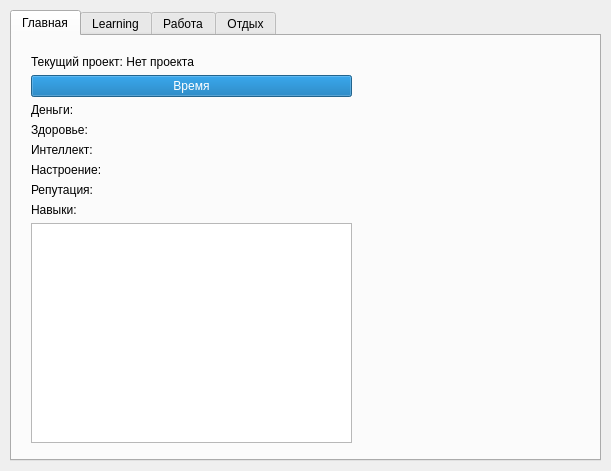
<?xml version="1.0" encoding="UTF-8"?>
<ui version="4.0">
 <class>MainWindow</class>
 <widget class="QMainWindow" name="MainWindow">
  <property name="geometry">
   <rect>
    <x>0</x>
    <y>0</y>
    <width>611</width>
    <height>471</height>
   </rect>
  </property>
  <property name="windowTitle">
   <string>Programmer 2020</string>
  </property>
  <widget class="QWidget" name="centralwidget">
   <widget class="QTabWidget" name="tabWidget">
    <property name="geometry">
     <rect>
      <x>10</x>
      <y>10</y>
      <width>591</width>
      <height>451</height>
     </rect>
    </property>
    <property name="currentIndex">
     <number>0</number>
    </property>
    <widget class="QWidget" name="tab_main">
     <attribute name="title">
      <string>Главная</string>
     </attribute>
     <widget class="QWidget" name="horizontalLayoutWidget">
      <property name="geometry">
       <rect>
        <x>19</x>
        <y>19</y>
        <width>551</width>
        <height>388</height>
       </rect>
      </property>
      <layout class="QHBoxLayout" name="horizontalLayout" stretch="3,0,2">
       <item>
        <layout class="QVBoxLayout" name="verticalLayout_4">
         <item>
          <widget class="QLabel" name="followProjectLabel">
           <property name="text">
            <string>Текущий проект: Нет проекта</string>
           </property>
          </widget>
         </item>
         <item>
          <widget class="QProgressBar" name="progressTime">
           <property name="maximum">
            <number>876000</number>
           </property>
           <property name="value">
            <number>219000</number>
           </property>
           <property name="textVisible">
            <bool>true</bool>
           </property>
           <property name="format">
            <string>Время</string>
           </property>
          </widget>
         </item>
         <item>
          <widget class="QLabel" name="labelMoney">
           <property name="text">
            <string>Деньги: </string>
           </property>
          </widget>
         </item>
         <item>
          <widget class="QLabel" name="labelHealth">
           <property name="text">
            <string>Здоровье:</string>
           </property>
          </widget>
         </item>
         <item>
          <widget class="QLabel" name="labelIntellect">
           <property name="text">
            <string>Интеллект:</string>
           </property>
          </widget>
         </item>
         <item>
          <widget class="QLabel" name="labelMood">
           <property name="text">
            <string>Настроение:</string>
           </property>
          </widget>
         </item>
         <item>
          <widget class="QLabel" name="labelReputation">
           <property name="text">
            <string>Репутация:</string>
           </property>
          </widget>
         </item>
         <item>
          <widget class="QLabel" name="label">
           <property name="text">
            <string>Навыки:</string>
           </property>
          </widget>
         </item>
         <item>
          <widget class="QListWidget" name="skillsList">
           <property name="enabled">
            <bool>true</bool>
           </property>
           <property name="sizePolicy">
            <sizepolicy hsizetype="MinimumExpanding" vsizetype="MinimumExpanding">
             <horstretch>0</horstretch>
             <verstretch>0</verstretch>
            </sizepolicy>
           </property>
          </widget>
         </item>
        </layout>
       </item>
       <item>
        <spacer name="horizontalSpacer">
         <property name="orientation">
          <enum>Qt::Horizontal</enum>
         </property>
         <property name="sizeHint" stdset="0">
          <size>
           <width>10</width>
           <height>20</height>
          </size>
         </property>
        </spacer>
       </item>
       <item>
        <layout class="QVBoxLayout" name="verticalLayout_3">
         <item>
          <widget class="QLabel" name="labelAvatar">
           <property name="sizePolicy">
            <sizepolicy hsizetype="Minimum" vsizetype="Minimum">
             <horstretch>0</horstretch>
             <verstretch>0</verstretch>
            </sizepolicy>
           </property>
           <property name="maximumSize">
            <size>
             <width>220</width>
             <height>330</height>
            </size>
           </property>
           <property name="autoFillBackground">
            <bool>false</bool>
           </property>
           <property name="text">
            <string/>
           </property>
           <property name="pixmap">
            <pixmap resource="resources.qrc">:/res/images/steve-halama.jpg</pixmap>
           </property>
           <property name="scaledContents">
            <bool>true</bool>
           </property>
           <property name="alignment">
            <set>Qt::AlignCenter</set>
           </property>
           <property name="wordWrap">
            <bool>false</bool>
           </property>
          </widget>
         </item>
         <item>
          <widget class="QLabel" name="labelName">
           <property name="text">
            <string/>
           </property>
           <property name="alignment">
            <set>Qt::AlignCenter</set>
           </property>
          </widget>
         </item>
        </layout>
       </item>
      </layout>
     </widget>
    </widget>
    <widget class="QWidget" name="tab_learning">
     <attribute name="title">
      <string>Learning</string>
     </attribute>
     <widget class="QWidget" name="verticalLayoutWidget_3">
      <property name="geometry">
       <rect>
        <x>19</x>
        <y>19</y>
        <width>551</width>
        <height>381</height>
       </rect>
      </property>
      <layout class="QVBoxLayout" name="verticalLayout_5">
       <item>
        <widget class="QPushButton" name="readBookButton">
         <property name="text">
          <string>Прочитать книгу</string>
         </property>
        </widget>
       </item>
       <item>
        <widget class="QPushButton" name="learnCourseButton">
         <property name="text">
          <string>Изучить онлайн курс</string>
         </property>
        </widget>
       </item>
       <item>
        <widget class="QPushButton" name="getAnswerButton">
         <property name="text">
          <string>Найти ответ на Stackoverflow</string>
         </property>
        </widget>
       </item>
      </layout>
     </widget>
    </widget>
    <widget class="QWidget" name="tab_work">
     <attribute name="title">
      <string>Работа</string>
     </attribute>
     <widget class="QStackedWidget" name="stackedWidget">
      <property name="geometry">
       <rect>
        <x>9</x>
        <y>9</y>
        <width>651</width>
        <height>411</height>
       </rect>
      </property>
      <property name="currentIndex">
       <number>0</number>
      </property>
      <widget class="QWidget" name="pageJobMain">
       <widget class="QWidget" name="horizontalLayoutWidget_2">
        <property name="geometry">
         <rect>
          <x>9</x>
          <y>9</y>
          <width>551</width>
          <height>381</height>
         </rect>
        </property>
        <layout class="QHBoxLayout" name="horizontalLayout_2">
         <item>
          <widget class="QPushButton" name="takeProjectButton">
           <property name="text">
            <string>Выполнить заказ на фрилансе</string>
           </property>
          </widget>
         </item>
         <item>
          <widget class="QPushButton" name="findJobButton">
           <property name="text">
            <string>Найти работу</string>
           </property>
          </widget>
         </item>
        </layout>
       </widget>
      </widget>
      <widget class="QWidget" name="pageFindJob">
       <widget class="QWidget" name="verticalLayoutWidget_5">
        <property name="geometry">
         <rect>
          <x>9</x>
          <y>9</y>
          <width>551</width>
          <height>381</height>
         </rect>
        </property>
        <layout class="QVBoxLayout" name="verticalLayout_7">
         <item>
          <widget class="QLabel" name="label_2">
           <property name="text">
            <string>Работа:</string>
           </property>
          </widget>
         </item>
         <item>
          <widget class="QListWidget" name="jobList"/>
         </item>
         <item>
          <widget class="QPushButton" name="doJobButton">
           <property name="text">
            <string>Выполнить работу</string>
           </property>
          </widget>
         </item>
        </layout>
       </widget>
      </widget>
     </widget>
    </widget>
    <widget class="QWidget" name="tab_holiday">
     <attribute name="title">
      <string>Отдых</string>
     </attribute>
     <widget class="QWidget" name="verticalLayoutWidget_4">
      <property name="geometry">
       <rect>
        <x>19</x>
        <y>19</y>
        <width>551</width>
        <height>381</height>
       </rect>
      </property>
      <layout class="QVBoxLayout" name="verticalLayout_6">
       <item>
        <widget class="QLabel" name="label_4">
         <property name="text">
          <string>Выбор места отдыха:</string>
         </property>
        </widget>
       </item>
       <item>
        <widget class="QListWidget" name="restList"/>
       </item>
       <item>
        <widget class="QPushButton" name="chooseRestButton">
         <property name="text">
          <string>Поехали!</string>
         </property>
        </widget>
       </item>
      </layout>
     </widget>
    </widget>
   </widget>
  </widget>
 </widget>
 <resources>
  <include location="resources.qrc"/>
 </resources>
 <connections/>
</ui>
